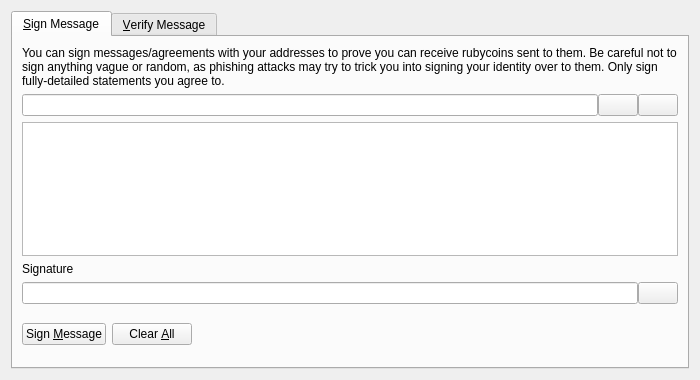
<?xml version="1.0" encoding="UTF-8"?>
<ui version="4.0">
 <class>SignVerifyMessageDialog</class>
 <widget class="QDialog" name="SignVerifyMessageDialog">
  <property name="geometry">
   <rect>
    <x>0</x>
    <y>0</y>
    <width>700</width>
    <height>380</height>
   </rect>
  </property>
  <property name="windowTitle">
   <string>Signatures - Sign / Verify a Message</string>
  </property>
  <property name="modal">
   <bool>true</bool>
  </property>
  <layout class="QVBoxLayout" name="verticalLayout">
   <item>
    <widget class="QTabWidget" name="tabWidget">
     <property name="currentIndex">
      <number>0</number>
     </property>
     <widget class="QWidget" name="tabSignMessage">
      <attribute name="title">
       <string>&amp;Sign Message</string>
      </attribute>
      <layout class="QVBoxLayout" name="verticalLayout_SM">
       <item>
        <widget class="QLabel" name="infoLabel_SM">
         <property name="text">
          <string>You can sign messages/agreements with your addresses to prove you can receive rubycoins sent to them. Be careful not to sign anything vague or random, as phishing attacks may try to trick you into signing your identity over to them. Only sign fully-detailed statements you agree to.</string>
         </property>
         <property name="textFormat">
          <enum>Qt::PlainText</enum>
         </property>
         <property name="wordWrap">
          <bool>true</bool>
         </property>
        </widget>
       </item>
       <item>
        <layout class="QHBoxLayout" name="horizontalLayout_1_SM">
         <property name="spacing">
          <number>0</number>
         </property>
         <item>
          <widget class="QValidatedLineEdit" name="addressIn_SM">
           <property name="toolTip">
            <string>The Rubycoin address to sign the message with</string>
           </property>
          </widget>
         </item>
         <item>
          <widget class="QPushButton" name="addressBookButton_SM">
           <property name="toolTip">
            <string>Choose previously used address</string>
           </property>
           <property name="text">
            <string/>
           </property>
           <property name="icon">
            <iconset resource="../bitcoin.qrc">
             <normaloff>:/icons/address-book</normaloff>:/icons/address-book</iconset>
           </property>
           <property name="shortcut">
            <string>Alt+A</string>
           </property>
           <property name="autoDefault">
            <bool>false</bool>
           </property>
          </widget>
         </item>
         <item>
          <widget class="QPushButton" name="pasteButton_SM">
           <property name="toolTip">
            <string>Paste address from clipboard</string>
           </property>
           <property name="text">
            <string/>
           </property>
           <property name="icon">
            <iconset resource="../bitcoin.qrc">
             <normaloff>:/icons/editpaste</normaloff>:/icons/editpaste</iconset>
           </property>
           <property name="shortcut">
            <string>Alt+P</string>
           </property>
           <property name="autoDefault">
            <bool>false</bool>
           </property>
          </widget>
         </item>
        </layout>
       </item>
       <item>
        <widget class="QPlainTextEdit" name="messageIn_SM">
         <property name="toolTip">
          <string>Enter the message you want to sign here</string>
         </property>
        </widget>
       </item>
       <item>
        <widget class="QLabel" name="signatureLabel_SM">
         <property name="text">
          <string>Signature</string>
         </property>
         <property name="textFormat">
          <enum>Qt::PlainText</enum>
         </property>
        </widget>
       </item>
       <item>
        <layout class="QHBoxLayout" name="horizontalLayout_2_SM">
         <property name="spacing">
          <number>0</number>
         </property>
         <item>
          <widget class="QLineEdit" name="signatureOut_SM">
           <property name="font">
            <font>
             <italic>true</italic>
            </font>
           </property>
           <property name="readOnly">
            <bool>true</bool>
           </property>
          </widget>
         </item>
         <item>
          <widget class="QPushButton" name="copySignatureButton_SM">
           <property name="toolTip">
            <string>Copy the current signature to the system clipboard</string>
           </property>
           <property name="text">
            <string/>
           </property>
           <property name="icon">
            <iconset resource="../bitcoin.qrc">
             <normaloff>:/icons/editcopy</normaloff>:/icons/editcopy</iconset>
           </property>
           <property name="autoDefault">
            <bool>false</bool>
           </property>
          </widget>
         </item>
        </layout>
       </item>
       <item>
        <layout class="QHBoxLayout" name="horizontalLayout_3_SM">
         <item>
          <widget class="QPushButton" name="signMessageButton_SM">
           <property name="toolTip">
            <string>Sign the message to prove you own this Rubycoin address</string>
           </property>
           <property name="text">
            <string>Sign &amp;Message</string>
           </property>
           <property name="icon">
            <iconset resource="../bitcoin.qrc">
             <normaloff>:/icons/edit</normaloff>:/icons/edit</iconset>
           </property>
           <property name="autoDefault">
            <bool>false</bool>
           </property>
          </widget>
         </item>
         <item>
          <widget class="QPushButton" name="clearButton_SM">
           <property name="toolTip">
            <string>Reset all sign message fields</string>
           </property>
           <property name="text">
            <string>Clear &amp;All</string>
           </property>
           <property name="icon">
            <iconset resource="../bitcoin.qrc">
             <normaloff>:/icons/remove</normaloff>:/icons/remove</iconset>
           </property>
           <property name="autoDefault">
            <bool>false</bool>
           </property>
          </widget>
         </item>
         <item>
          <spacer name="horizontalSpacer_1_SM">
           <property name="orientation">
            <enum>Qt::Horizontal</enum>
           </property>
           <property name="sizeHint" stdset="0">
            <size>
             <width>40</width>
             <height>48</height>
            </size>
           </property>
          </spacer>
         </item>
         <item>
          <widget class="QLabel" name="statusLabel_SM">
           <property name="font">
            <font>
             <weight>75</weight>
             <bold>true</bold>
            </font>
           </property>
           <property name="text">
            <string/>
           </property>
           <property name="wordWrap">
            <bool>true</bool>
           </property>
          </widget>
         </item>
         <item>
          <spacer name="horizontalSpacer_2_SM">
           <property name="orientation">
            <enum>Qt::Horizontal</enum>
           </property>
           <property name="sizeHint" stdset="0">
            <size>
             <width>40</width>
             <height>48</height>
            </size>
           </property>
          </spacer>
         </item>
        </layout>
       </item>
      </layout>
     </widget>
     <widget class="QWidget" name="tabVerifyMessage">
      <attribute name="title">
       <string>&amp;Verify Message</string>
      </attribute>
      <layout class="QVBoxLayout" name="verticalLayout_VM">
       <item>
        <widget class="QLabel" name="infoLabel_VM">
         <property name="text">
          <string>Enter the receiver's address, message (ensure you copy line breaks, spaces, tabs, etc. exactly) and signature below to verify the message. Be careful not to read more into the signature than what is in the signed message itself, to avoid being tricked by a man-in-the-middle attack. Note that this only proves the signing party receives with the address, it cannot prove sendership of any transaction!</string>
         </property>
         <property name="textFormat">
          <enum>Qt::PlainText</enum>
         </property>
         <property name="alignment">
          <set>Qt::AlignLeading|Qt::AlignLeft|Qt::AlignTop</set>
         </property>
         <property name="wordWrap">
          <bool>true</bool>
         </property>
        </widget>
       </item>
       <item>
        <layout class="QHBoxLayout" name="horizontalLayout_1_VM">
         <property name="spacing">
          <number>0</number>
         </property>
         <item>
          <widget class="QValidatedLineEdit" name="addressIn_VM">
           <property name="toolTip">
            <string>The Rubycoin address the message was signed with</string>
           </property>
          </widget>
         </item>
         <item>
          <widget class="QPushButton" name="addressBookButton_VM">
           <property name="toolTip">
            <string>Choose previously used address</string>
           </property>
           <property name="text">
            <string/>
           </property>
           <property name="icon">
            <iconset resource="../bitcoin.qrc">
             <normaloff>:/icons/address-book</normaloff>:/icons/address-book</iconset>
           </property>
           <property name="shortcut">
            <string>Alt+A</string>
           </property>
           <property name="autoDefault">
            <bool>false</bool>
           </property>
          </widget>
         </item>
        </layout>
       </item>
       <item>
        <widget class="QPlainTextEdit" name="messageIn_VM"/>
       </item>
       <item>
        <widget class="QValidatedLineEdit" name="signatureIn_VM"/>
       </item>
       <item>
        <layout class="QHBoxLayout" name="horizontalLayout_2_VM">
         <item>
          <widget class="QPushButton" name="verifyMessageButton_VM">
           <property name="toolTip">
            <string>Verify the message to ensure it was signed with the specified Rubycoin address</string>
           </property>
           <property name="text">
            <string>Verify &amp;Message</string>
           </property>
           <property name="icon">
            <iconset resource="../bitcoin.qrc">
             <normaloff>:/icons/transaction_0</normaloff>:/icons/transaction_0</iconset>
           </property>
           <property name="autoDefault">
            <bool>false</bool>
           </property>
          </widget>
         </item>
         <item>
          <widget class="QPushButton" name="clearButton_VM">
           <property name="toolTip">
            <string>Reset all verify message fields</string>
           </property>
           <property name="text">
            <string>Clear &amp;All</string>
           </property>
           <property name="icon">
            <iconset resource="../bitcoin.qrc">
             <normaloff>:/icons/remove</normaloff>:/icons/remove</iconset>
           </property>
           <property name="autoDefault">
            <bool>false</bool>
           </property>
          </widget>
         </item>
         <item>
          <spacer name="horizontalSpacer_1_VM">
           <property name="orientation">
            <enum>Qt::Horizontal</enum>
           </property>
           <property name="sizeHint" stdset="0">
            <size>
             <width>40</width>
             <height>48</height>
            </size>
           </property>
          </spacer>
         </item>
         <item>
          <widget class="QLabel" name="statusLabel_VM">
           <property name="font">
            <font>
             <weight>75</weight>
             <bold>true</bold>
            </font>
           </property>
           <property name="text">
            <string/>
           </property>
           <property name="wordWrap">
            <bool>true</bool>
           </property>
          </widget>
         </item>
         <item>
          <spacer name="horizontalSpacer_2_VM">
           <property name="orientation">
            <enum>Qt::Horizontal</enum>
           </property>
           <property name="sizeHint" stdset="0">
            <size>
             <width>40</width>
             <height>48</height>
            </size>
           </property>
          </spacer>
         </item>
        </layout>
       </item>
      </layout>
     </widget>
    </widget>
   </item>
  </layout>
 </widget>
 <customwidgets>
  <customwidget>
   <class>QValidatedLineEdit</class>
   <extends>QLineEdit</extends>
   <header>qvalidatedlineedit.h</header>
  </customwidget>
 </customwidgets>
 <resources>
  <include location="../bitcoin.qrc"/>
 </resources>
 <connections/>
</ui>
